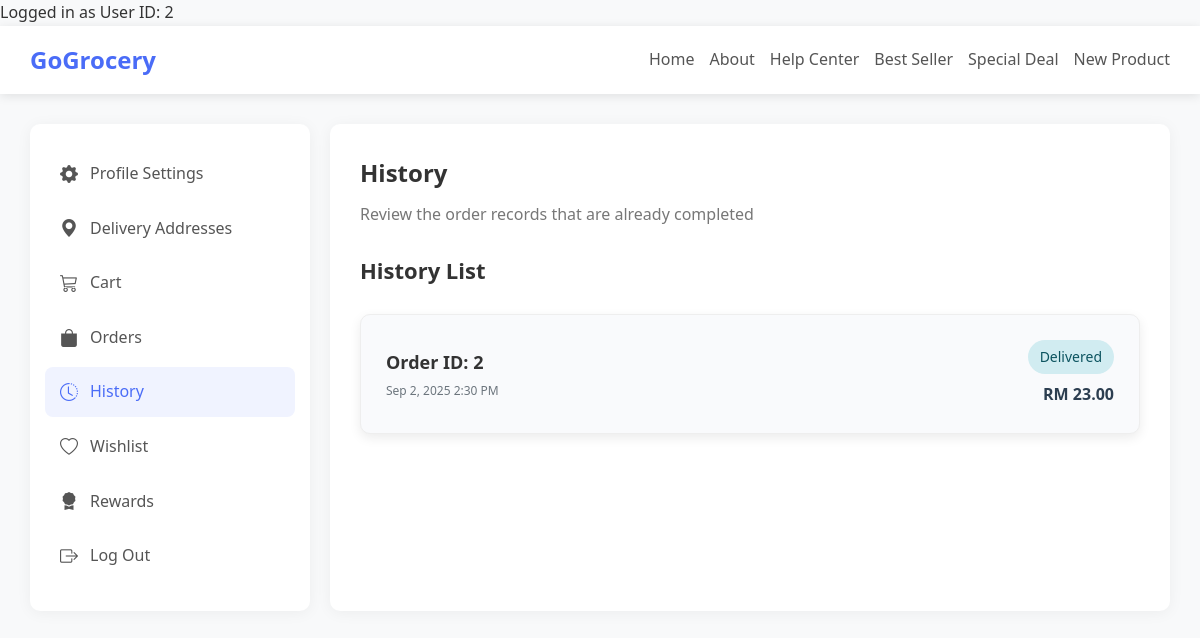
The page /profile/history/index.php (signed in) on the database its author committed.
### tables this page shows
CREATE TABLE IF NOT EXISTS orders (
  order_id INT UNSIGNED AUTO_INCREMENT PRIMARY KEY,
  user_id INT UNSIGNED NOT NULL,
  address_id INT UNSIGNED NOT NULL,
  status ENUM('paid','delivered') NOT NULL DEFAULT 'paid',   
  payment_method ENUM('card','bank_transfer','e_wallet','grabpay','fpx') NOT NULL,
  voucher_id INT UNSIGNED NULL,                     
  subtotal DECIMAL(10,2) NOT NULL DEFAULT 0.00,
  voucher_discount_value DECIMAL(10,2) NOT NULL DEFAULT 0.00,  
  shipping_fee DECIMAL(10,2) NOT NULL DEFAULT 0.00,
  delivery_duration VARCHAR(50) NOT NULL,
  grand_total DECIMAL(10,2) AS (subtotal - voucher_discount_value + shipping_fee) STORED,
  placed_at TIMESTAMP NOT NULL DEFAULT CURRENT_TIMESTAMP,
  KEY idx_orders_user (user_id),
  CONSTRAINT fk_orders_user
    FOREIGN KEY (user_id) REFERENCES users(user_id)
    ON DELETE RESTRICT ON UPDATE CASCADE,
  CONSTRAINT fk_orders_address
    FOREIGN KEY (address_id) REFERENCES addresses(address_id)
    ON DELETE RESTRICT ON UPDATE CASCADE,
  CONSTRAINT fk_orders_voucher
    FOREIGN KEY (voucher_id) REFERENCES vouchers(voucher_id)
    ON DELETE SET NULL ON UPDATE CASCADE
);

### profile/history/index.php (the view, shortened to what this page needs)
<?php
if (isset($_SESSION['user_id'])) {
    $user_id = $_SESSION['user_id'];
    echo "Logged in as User ID: " . $user_id;
} else {
    echo "You are not logged in!";
}
?>
<?php
include(__DIR__ . '/../../connect_db.php');
$errorMsg = null;
$order_status = "delivered";
$orderStmt = $conn->prepare("SELECT * FROM orders WHERE user_id = ? AND status = ? ORDER BY placed_at DESC");
$orderStmt->bind_param("is", $user_id, $order_status);
if ($orderStmt->execute()) {
    $orderResult = $orderStmt->get_result();
    $orderList = [];
    while ($order = $orderResult->fetch_assoc()) {
        $orderList[] = $order;
    }
} else {
    $errorMsg = $orderStmt->error;
}
?>
<!DOCTYPE html>
<html>
    <head>
        <link href="https://cdn.jsdelivr.net/npm/bootstrap-icons/font/bootstrap-icons.css" rel="stylesheet">
        <link rel="stylesheet" href="../../css/profile.css">
    </head>
    <body>
            <div id="header">
            <div class="logo">GoGrocery</div>
            <div class="nav-links">
                <a href="">Home</a>
                <a href="">About</a>
                <a href="">Help Center</a>
                <a href="">Best Seller</a>
                <a href="">Special Deal</a>
                <a href="">New Product</a>
            </div>
        </div>
        <div class="main-container">
            <div id="profileSettingSideBar">
                <ul class="menu-items">
                    <li><a href="../settings/index.php"><i class="bi bi-gear-fill"></i> Profile Settings</a></li>
                    <li><a href="../deliveryAddress/index.php"><i class="bi bi-geo-alt-fill"></i> Delivery Addresses</a></li>
                    <li><a href="../cart/index.php"><i class="bi bi-cart3"></i> Cart</a></li>
                    <li><a href="../order/index.php"><i class="bi bi-bag-fill"></i> Orders</a></li>
                    <li><a href="../history/index.php" class="active"><i class="bi bi-clock-history"></i> History</a></li>
                    <li><a href=""><i class="bi bi-heart"></i> Wishlist</a></li>
                    <li><a href=""><i class="bi bi-award-fill"></i> Rewards</a></li>
                     <li><a href="../../auth/logout.php"><i class="bi bi-box-arrow-right"></i> Log Out</a></li>
                </ul>
            </div>
            <div id="profileContent">
                <div class="content-header">
                    <h1>History</h1>
                    <p>Review the order records that are already completed</p>
                </div>
                <div class="content">
                   <h2>History List</h2>
                    <?php if (!empty($errorMsg)): ?>
                        <p class="errMessage">Error occurred when fetching records. Please try again.</p>
                        <pre class="errMessage"><?php echo htmlspecialchars($errorMsg); ?></pre>
                    <?php elseif (count($orderList) === 0): ?>
                        <p class="tips">No order record found</p>
                    <?php else: ?>
                        <br/>
                    <?php endif; ?>
                    <?php foreach ($orderList as $order): ?>
                        <a href="historyDetails.php?id=<?php echo $order['order_id']; ?>"
                            class="cardLink">
                            <div class="card">
                                <div class="infoTwoColumn">
                                    <div class="infoLeft">
                                        <h3 class="orderId">Order ID: <?php echo $order['order_id']; ?></h3>
                                        <span class="orderDate"><?php echo date('M j, Y g:i A', strtotime($order['placed_at'])); ?></span>
                                    </div>
                                    <div class="infoRight">
                                        <span class="orderStatus status-<?php echo strtolower($order['status']); ?>">
                                            <?php echo ucfirst($order['status']); ?>
                                        </span>
                                        <span class="grandTotal">RM <?php echo number_format($order['grand_total'], 2); ?></span>
                                    </div>
                                </div>
                            </div>
                        </a>
                    <?php endforeach; ?>
                </div>
            </div>
        </div>
    </body>
</html>

### css/profile.css (style rules this page uses)
* { margin: 0; padding: 0; box-sizing: border-box; font-family: 'Segoe UI', Tahoma, Geneva, Verdana, sans-serif; }
body { background-color: #f8f9fa; color: #333; line-height: 1.6; }
#header { background-color: #fff; box-shadow: 0 2px 10px rgba(0, 0, 0, 0.1); padding: 15px 30px; display: flex; justify-content: space-between; align-items: center; }
.logo { font-size: 24px; font-weight: bold; color: #4a6cf7; }
.nav-links { display: flex; gap: 25px; }
.nav-links a { text-decoration: none; color: #555; font-weight: 500; transition: color 0.3s; }
.main-container { display: flex; max-width: 1200px; margin: 30px auto; gap: 30px; }
#profileSettingSideBar { flex: 0 0 280px; background-color: #fff; border-radius: 10px; box-shadow: 0 2px 15px rgba(0, 0, 0, 0.05); padding: 25px 0; }
.menu-items { list-style: none; padding: 0 15px; }
.menu-items li { margin-bottom: 5px; }
.menu-items a { display: flex; align-items: center; padding: 12px 15px; text-decoration: none; color: #555; border-radius: 8px; transition: all 0.3s; }
.menu-items a:hover, .menu-items a.active { background-color: #f0f3ff; color: #4a6cf7; }
.menu-items a i { margin-right: 12px; font-size: 18px; }
#profileContent { flex: 1; background-color: #fff; border-radius: 10px; box-shadow: 0 2px 15px rgba(0, 0, 0, 0.05); padding: 30px; }
.content-header { margin-bottom: 25px; }
#profileContent .content-header h1 { font-size: 24px; color: #333; margin-bottom: 10px; font-weight: bold; }
#profileContent .content-header p { color: #777; }
#profileContent .content h2 { font-size: 22px; font-weight: bold; }
.card { box-shadow: 0 4px 12px rgba(0,0,0,0.08); background-color: #f9fafc; border-radius: 10px; padding: 25px; margin-bottom: 25px; border: 1px solid #eee; }
.cardLink { text-decoration: none; color: inherit; display: block; transition: all 0.3s ease; }
.cardLink .card { transition: all 0.3s ease; }
.infoTwoColumn { display: flex; justify-content: space-between; align-items: center; }
.orderId { font-weight: 600; font-size: 18px; margin: 0; }
.orderDate { font-size: 12px; color: #6c757d; margin-top: 4px; }
.infoLeft { display: flex; flex-direction: column; }
.infoRight { display: flex; flex-direction: column; align-items: flex-end; }
.orderStatus { padding: 6px 12px; border-radius: 50px; font-size: 14px; font-weight: 500; margin-bottom: 8px; }
.status-delivered { background-color: #d1ecf1; color: #0c5460; }
.grandTotal { font-weight: 600; font-size: 16px; color: #2c3e50; }
@media (max-width: 1200px) { .main-container { max-width: 95%; gap: 20px; } }
@media (max-width: 1200px) { .nav-links { gap: 15px; } }
@media (max-width: 1200px) { .content-header h1 { font-size: 22px; } }
@media (max-width: 1200px) { .content h2 { font-size: 20px; } }

### rows shown on the page
orders: order_id "2", placed_at "Sep 2, 2025 2:30 PM", status "Delivered", grand_total "23.00"

### other values the page prints
$user_id "2"
